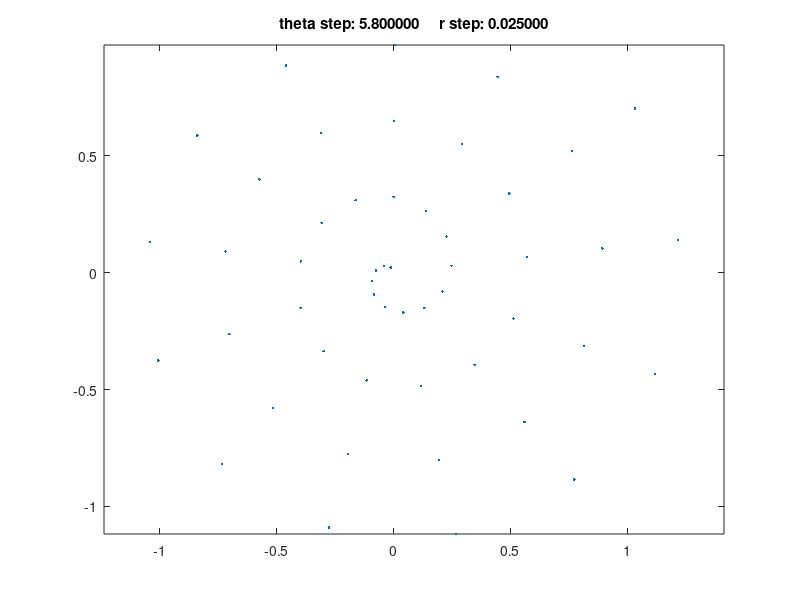

MATLAB code to generate this figure:
%
	theta = 0;
	r = 0;

	theta_step = 5.8;
	r_step = 0.025;

	num_pts = 50;

	xs = zeros(num_pts,1);
	ys = zeros(num_pts,1);

	for ind = 1 : num_pts
		% increase angle
		theta = theta + theta_step;

		% increase distance
		r = r + r_step;	

		xs(ind) = r*sin(theta);
		ys(ind) = r*cos(theta);

	end

	figure
	plot(xs,ys,'.');
	axis equal
	title(sprintf('theta step: %f     r step: %f', theta_step, r_step));


	disp(sprintf('static const unsigned int num_pts = %d;',num_pts));

	disp(sprintf('\n'));
	disp(sprintf('double spiral_xs[num_pts] = {'));
	for ind = 1 : num_pts
		if (ind == num_pts)
			disp(sprintf('%3.58f',xs(ind)));
		else
			disp(sprintf('%3.58f,',xs(ind)));
		end
	end
	disp(sprintf('};'));

	disp(sprintf('\n'));

	disp(sprintf('double spiral_ys[num_pts] = {'));
	for ind = 1 : num_pts
		if (ind == num_pts)
			disp(sprintf('%3.58f',ys(ind)));
		else
			disp(sprintf('%3.58f,',ys(ind)));
		end
	end
	disp(sprintf('};'));
